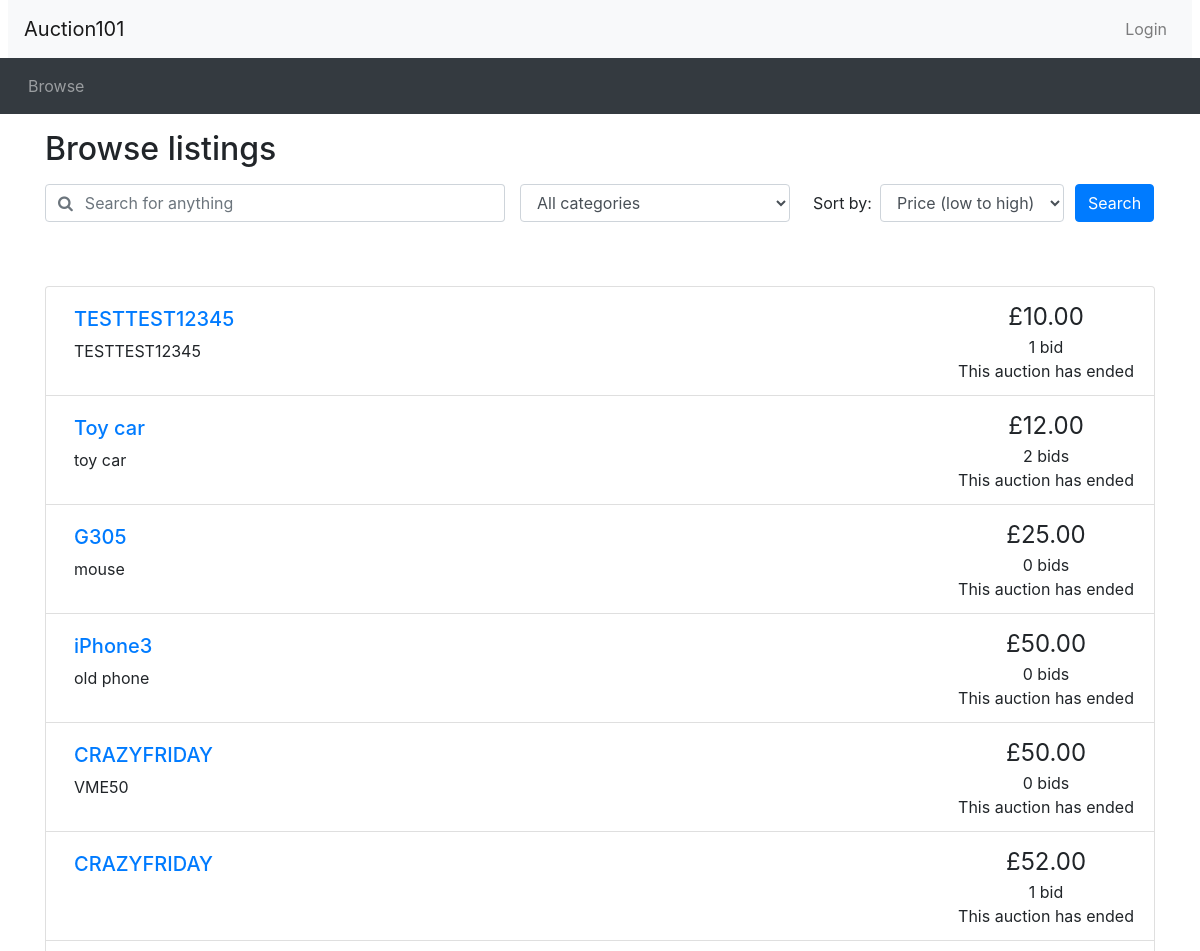
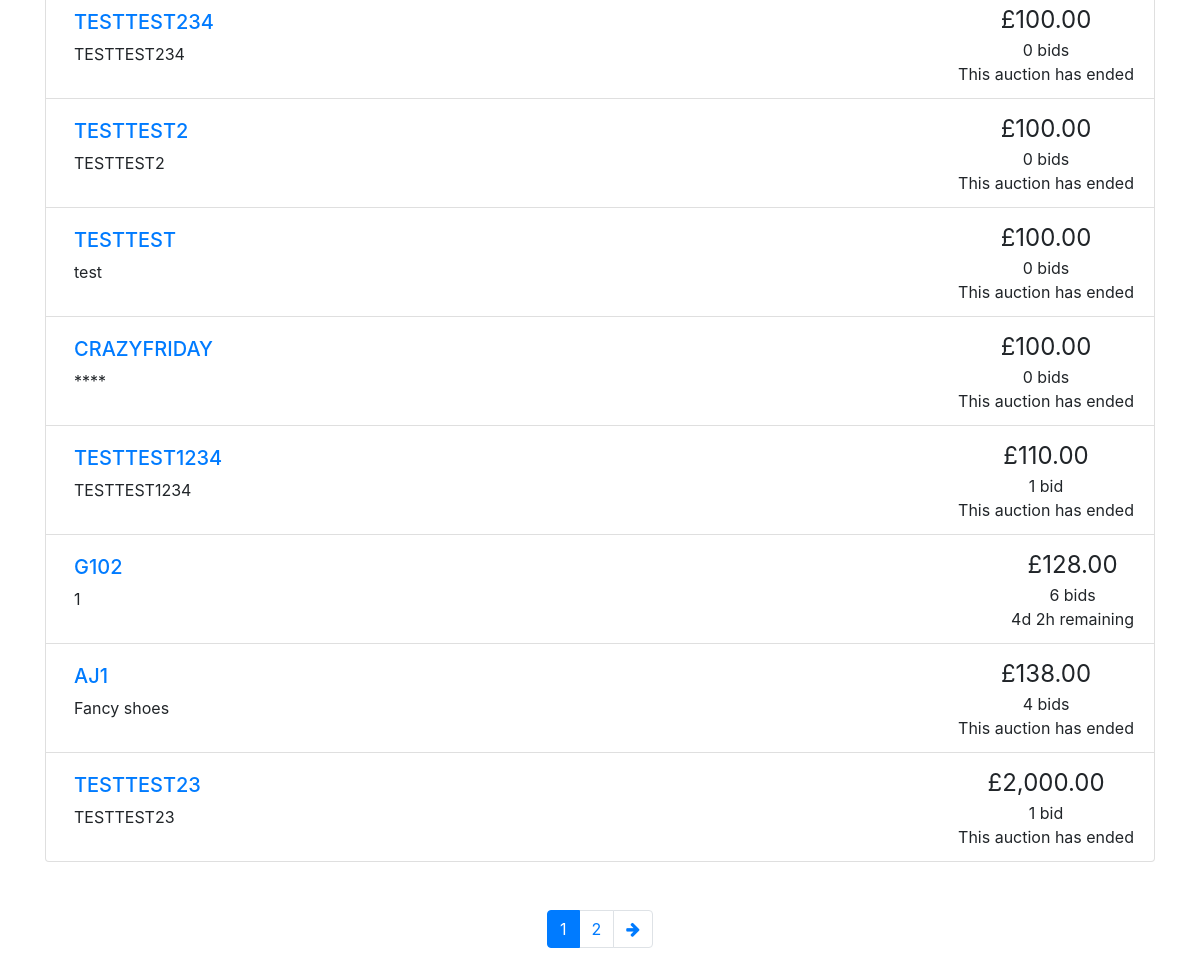
Screenshot of /browse.php with the database file from the repository (2 pictures, top to bottom).
### tables this page shows
CREATE TABLE IF NOT EXISTS `auctions` (
  `itemID` int NOT NULL AUTO_INCREMENT,
  `itemName` varchar(50) DEFAULT NULL,
  `itemDescription` varchar(200) DEFAULT NULL,
  `category` varchar(30) DEFAULT NULL,
  `startingPrice` int DEFAULT NULL,
  `reservePrice` int DEFAULT NULL,
  `endDate` varchar(20) DEFAULT NULL,
  `sellerID` int DEFAULT NULL,
  `highestBid` int DEFAULT NULL,
  `auctionStatus` int DEFAULT NULL,
  `buyerID` int DEFAULT NULL,
  PRIMARY KEY (`itemID`),
  KEY `fk_userid_1` (`sellerID`),
  KEY `fk_userid_2` (`buyerID`)
);

### utilities.php (the view, shortened to what this page needs)
<?php
function display_time_remaining($interval) {
    if ($interval->days == 0 && $interval->h == 0) {
      $time_remaining = $interval->format('%im %Ss');
    }
    else if ($interval->days == 0) {
      $time_remaining = $interval->format('%hh %im');
    }
    else {
      $time_remaining = $interval->format('%ad %hh');
    }
  return $time_remaining;
}
function print_listing_li($item_id, $title, $desc, $price, $num_bids, $end_time)
{
  if (strlen($desc) > 250) {
    $desc_shortened = substr($desc, 0, 250) . '...';
  }
  else {
    $desc_shortened = $desc;
  }
  if ($num_bids == 1) {
    $bid = ' bid';
  }
  else {
    $bid = ' bids';
  }
  $now = new DateTime();
  if ($now > $end_time) {
    $time_remaining = 'This auction has ended';
  }
  else {
    $time_to_end = date_diff($now, $end_time);
    $time_remaining = display_time_remaining($time_to_end) . ' remaining';
  }
  echo('
    <li class="list-group-item d-flex justify-content-between">
    <div class="p-2 mr-5"><h5><a href="listing.php?item_id=' . $item_id . '">' . $title . '</a></h5>' . $desc_shortened . '</div>
    <div class="text-center text-nowrap"><span style="font-size: 1.5em">£' . number_format($price, 2) . '</span><br/>' . $num_bids . $bid . '<br/>' . $time_remaining . '</div>
  </li>'
  );
}
?>

### browse.php (shortened to what this page needs)
<?php include_once("header.php")?>
<?php require("utilities.php")?>
<?php include_once("database.php")?>
<div class="container">
<h2 class="my-3">Browse listings</h2>
<div id="searchSpecs">
<form method="get" action="browse.php"  >
  <div class="row">
    <div class="col-md-5 pr-0">
      <div class="form-group">
	    <div class="input-group">
          <div class="input-group-prepend">
            <span class="input-group-text bg-transparent pr-0 text-muted">
              <i class="fa fa-search"></i>
            </span>
          </div>
          <input type="text" class="form-control border-left-0"   name="keyword" id="keyword" placeholder="Search for anything">
        </div>
      </div>
    </div>
    <div class="col-md-3 pr-0">
      <div class="form-group">
        <select class="form-control"  id="cat" name="cat">
          <option selected value="all">All categories</option>
        </select>
      </div>
    </div>
    <div class="col-md-3 pr-0">
      <div class="form-inline">
        <label class="mx-2" for="order_by">Sort by:</label>
        <select class="form-control"  id="order_by" name="order_by">
          <option selected value="pricelow">Price (low to high)</option>
        </select>
      </div>
    </div>
    <div class="col-md-1 px-0">
      <button type="submit" class="btn btn-primary" name="searched" value="true">Search</button>
    </div>
  </div>
</form>
</div>
</div>
<?php
  if (!isset($_GET['keyword'])) {
    $keyword = '';
  }
  else {
    $keyword = $_GET['keyword'];
  }
  if (!isset($_GET['order_by'])) {
    $order_by = 'pricelow';
  }
  else {
    $order_by = $_GET['order_by'];
  }
  if (!isset($_GET['page'])) {
    $curr_page = 1;
  }
  else {
    $curr_page = $_GET['page'];
  }
    $sql = "SELECT DISTINCT *
            FROM auctions a
            WHERE (a.itemDescription LIKE '%$keyword%'
            OR a.itemName LIKE '%$keyword%') ";
    if ($order_by == "pricelow") {
      $sql .= "ORDER BY a.highestBid ASC";
    } elseif ($order_by == 'pricehigh') {
      $sql .= "ORDER BY a.highestBid DESC";
    } elseif ($order_by == 'datehigh') {
      $sql .= "ORDER BY a.endDate DESC";
    } elseif ($order_by == 'datelow') {
      $sql .= "ORDER BY a.endDate ASC";
    }
    $result = mysqli_query($connection, $sql);
    $result_fetched = mysqli_fetch_all($result);
    $num_results = $result->num_rows;
    $results_per_page = 10;
    $max_page = ceil($num_results / $results_per_page);
?>
<div class="container mt-5">
<ul class="list-group">
<?php
  foreach ($result_fetched as $index => $infos) {
    $bids_number_query = "SELECT count(*) FROM `bidhistory` WHERE itemID = $infos[0]";
    if(mysqli_query($connection, $sql)){
      $bid_number_result = mysqli_query($connection, $bids_number_query);
      $bid_number_row = mysqli_fetch_row($bid_number_result);
      $num_bids = $bid_number_row[0];
    } else {
        $num_bids = 0;
    }
    $item_id = $infos[0];
    $title = $infos[1];
    $description = $infos[2];
    $current_price = $infos[8];
    $end_date = new DateTime($infos[6]);
    print_listing_li($item_id, $title, $description, $current_price, $num_bids, $end_date);
  }
?>
</ul>
<nav aria-label="Search results pages" class="mt-5">
  <ul class="pagination justify-content-center">
<?php
  $querystring = "";
  $high_page_boost = max(3 - $curr_page, 0);
  $low_page_boost = max(2 - ($max_page - $curr_page), 0);
  $low_page = max(1, $curr_page - 2 - $low_page_boost);
  $high_page = min($max_page, $curr_page + 2 + $high_page_boost);
  for ($i = $low_page; $i <= $high_page; $i++) {
    if ($i == $curr_page) {
      echo('
    <li class="page-item active">');
    }
    else {
      echo('
    <li class="page-item">');
    }
    echo('
      <a class="page-link" href="browse.php?' . $querystring . 'page=' . $i . '">' . $i . '</a>
    </li>');
  }
  if ($curr_page != $max_page) {
    echo('
    <li class="page-item">
      <a class="page-link" href="browse.php?' . $querystring . 'page=' . ($curr_page + 1) . '" aria-label="Next">
        <span aria-hidden="true"><i class="fa fa-arrow-right"></i></span>
        <span class="sr-only">Next</span>
      </a>
    </li>');
  }
?>
  </ul>
</nav>
</div>
<?php include_once("footer.php")?>

### rows the page displays
auctions: itemName "TESTTEST12345", itemDescription "TESTTEST12345", highestBid "10.00", num_bids "1", bid "bid", time_remaining "This auction has ended"
auctions: itemName "Toy car", itemDescription "toy car", highestBid "12.00", num_bids "2", bid "bids", time_remaining "This auction has ended"
auctions: itemName "G305", itemDescription "mouse", highestBid "25.00", num_bids "0", bid "bids", time_remaining "This auction has ended"
auctions: itemName "iPhone3", itemDescription "old phone", highestBid "50.00", num_bids "0", bid "bids", time_remaining "This auction has ended"
auctions: itemName "CRAZYFRIDAY", itemDescription "VME50", highestBid "50.00", num_bids "0", bid "bids", time_remaining "This auction has ended"
auctions: itemName "CRAZYFRIDAY", highestBid "52.00", num_bids "1", bid "bid", time_remaining "This auction has ended"
auctions: itemName "TESTTEST234", itemDescription "TESTTEST234", highestBid "100.00", num_bids "0", bid "bids", time_remaining "This auction has ended"
auctions: itemName "TESTTEST2", itemDescription "TESTTEST2", highestBid "100.00", num_bids "0", bid "bids", time_remaining "This auction has ended"
auctions: itemName "TESTTEST", itemDescription "test", highestBid "100.00", num_bids "0", bid "bids", time_remaining "This auction has ended"
auctions: itemName "CRAZYFRIDAY", itemDescription "****", highestBid "100.00", num_bids "0", bid "bids", time_remaining "This auction has ended"
auctions: itemName "TESTTEST1234", itemDescription "TESTTEST1234", highestBid "110.00", num_bids "1", bid "bid", time_remaining "This auction has ended"
auctions: itemName "G102", itemDescription "1", highestBid "128.00", num_bids "6", bid "bids", time_remaining "4d 2h remaining"
auctions: itemName "AJ1", itemDescription "Fancy shoes", highestBid "138.00", num_bids "4", bid "bids", time_remaining "This auction has ended"
auctions: itemName "TESTTEST23", itemDescription "TESTTEST23", highestBid "2,000.00", num_bids "1", bid "bid", time_remaining "This auction has ended"
